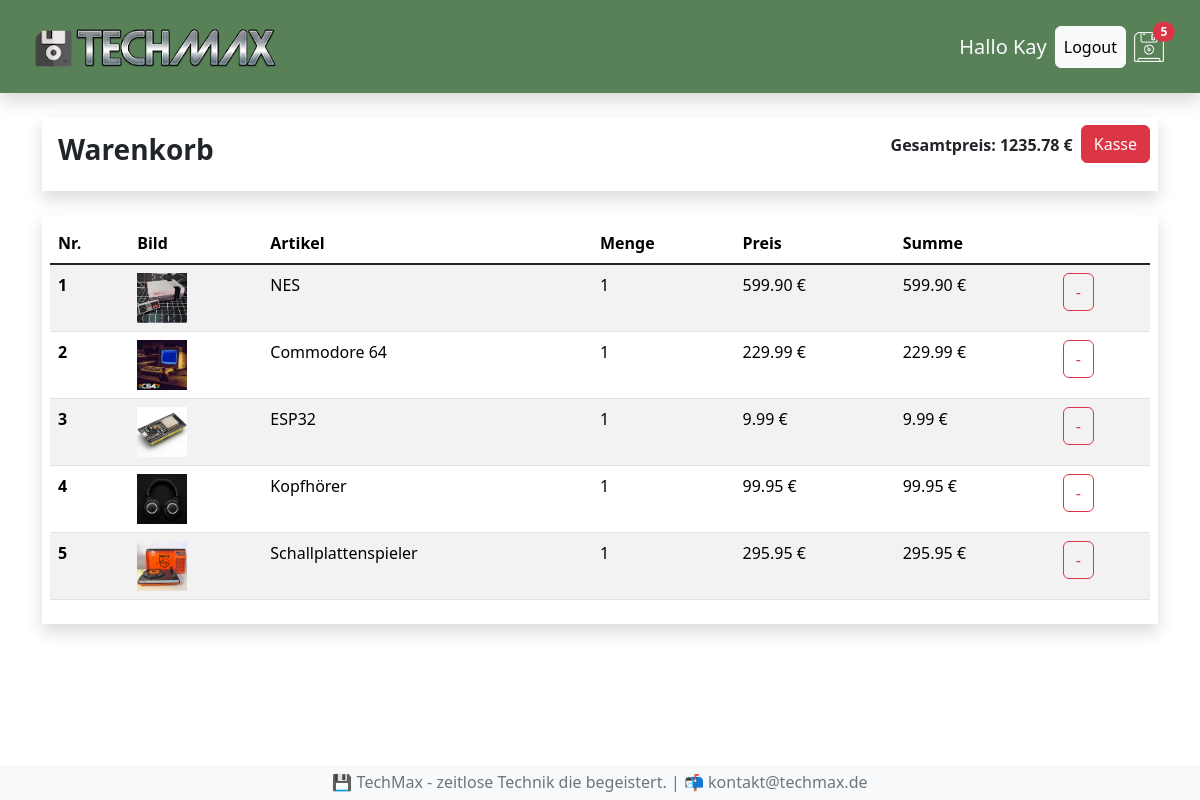
Before: /warenkorb/ (signed in) with the older database file.
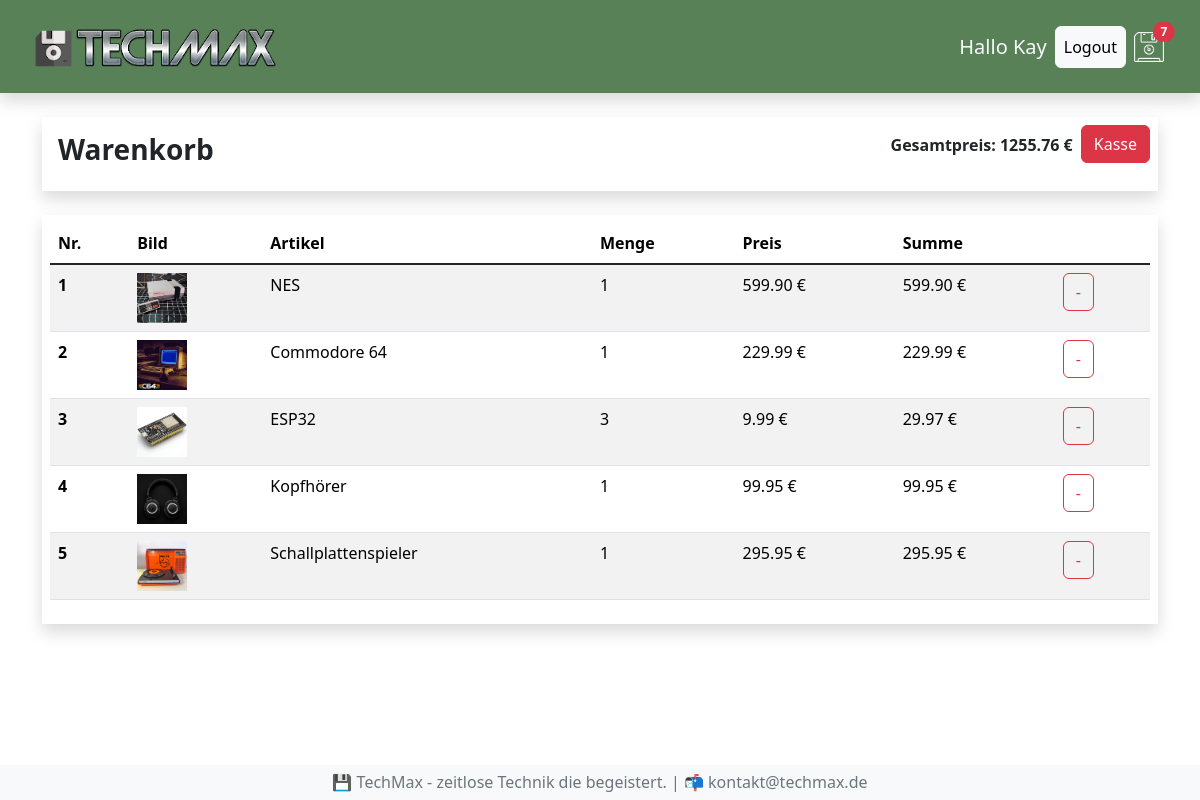
After: the same page with the newer database file.
### shop/models.py (models this page shows, shortened)
class Bestellung(models.Model):
  kunde = models.ForeignKey(Kunde, on_delete=models.SET_NULL, null=True, blank=True)
  bestelldatum = models.DateTimeField(auto_now_add=True)
  erledigt = models.BooleanField(default=False, null=True, blank=True)
  auftrags_id = models.CharField(max_length=100, null=True)
  @property
  def get_gesamtpreis(self):
    bestellteartikels = self.bestellteartikell_set.all()
    gesamtpreis = sum(artikel.get_summe for artikel in bestellteartikels)
    return gesamtpreis
  def get_gesamtmenge(self):
    bestellteartikels = self.bestellteartikell_set.all()
    gesamtmenge = sum(artikel.menge for artikel in bestellteartikels)
    return gesamtmenge

class BestellteArtikell(models.Model):
  artikel = models.ForeignKey(Artikel, on_delete=models.SET_NULL, null=True, blank=True)
  bestellung = models.ForeignKey(Bestellung, on_delete=models.SET_NULL, null=True, blank=True)
  menge = models.IntegerField(default=0, null=True, blank=True)
  datum = models.DateTimeField(auto_now_add=True)
  @property
  def get_summe(self):
    summe = self.artikel.preis * self.menge
    return summe

class Artikel(models.Model):
  name = models.CharField(max_length=64, null=True)
  beschreibung = models.TextField(null=True, blank=True)
  preis = models.FloatField()
  img = models.ImageField(null=True, blank=True)

### shop/views.py (the view)
# urls.py: path('warenkorb/', views.warenkorb, name='warenkorb'),
def warenkorb(request):
  ctx = berechnungBestellung(request)
  return render(request, 'shop/warenkorb.html', ctx)

### shop/context_processors.py (called while the page is built)
def warenkorb_anzahl(request):
  if request.user.is_authenticated:
    kunde = request.user.kunde
    bestellung, created = Bestellung.objects.get_or_create(kunde = kunde, erledigt = False)
    if bestellung:
      menge = bestellung.get_gesamtmenge
    else:
      menge = 0
  else:
    menge = 0
  return {'menge': menge}

### shop/views.py (called while the page is built)
def berechnungBestellung(request):
  if request.user.is_authenticated:
    kunde = request.user.kunde
    bestellung, created = Bestellung.objects.get_or_create(kunde = kunde, erledigt = False)
    artikels = bestellung.bestellteartikell_set.all()
  else:
    artikels = []
    bestellung = []
  ctx = {"artikels": artikels, "bestellung":bestellung}
  return ctx

### shop/templates/shop/warenkorb.html (shortened to what this page needs)
{% extends "shop/index.html" %}
{% load static %}
{% block content %}
{% if artikels %}
<div class="row mt-4">
  <div class="col-12">
    <div class="shadow p-2 mb-4">
      <div class="d-flex">
        <h3 class="me-auto fw-bold p-2">Warenkorb</h3>
        <p class="fw-bold p-2">Gesamtpreis: {{ bestellung.get_gesamtpreis | floatformat:2 }} €</p>
        <p><a href="{% url 'kasse' %}" class="btn btn-danger">Kasse</a></p>
      </div>
    </div>
  </div>
  <div class="col-12">
    <div class="shadow p-2 mb-4">
      <table class="table table-striped table-hover">
        <thead>
          <tr>
            <th scope="col">Nr.</th>
            <th scope="col">Bild</th>
            <th scope="col">Artikel</th>
            <th scope="col">Menge</th>
            <th scope="col">Preis</th>
            <th scope="col">Summe</th>
          </tr>
        </thead>
        <tbody class="table-group-divider">
          {% for artikel in artikels %}
          <tr>
            <th scope="row">{{ forloop.counter }}</th>
            <td><img src="{{ artikel.artikel.img.url }}" width="50px" height="auto"></td>
            <td>{{ artikel.artikel.name }}</td>
            <td>{{ artikel.menge }}</td>
            <td>{{ artikel.artikel.preis | floatformat:2 }} €</td>
            <td>{{ artikel.get_summe | floatformat:2 }} €</td>
            <td><button data-artikel={{ artikel.artikel.id }} data-action="entfernen" class="btn btn-outline-danger warenkorb-bestellen">-</button></td>
          </tr>
          {% endfor %}
        </tbody>
      </table>
    </div>
  </div>
</div>
{% else %}
<h2>Warenkorb</h2>
<p>Dein Warenkorb ist leer.</p>
{% endif %}
{% endblock content %}

### shop/templates/shop/index.html (shortened to what this page needs)
<!DOCTYPE html>
<html lang="en">
<head>
  {% load static %}
  <link rel="stylesheet" href="https://cdn.jsdelivr.net/npm/bootstrap@5.3.2/dist/css/bootstrap.min.css">
  <link rel="stylesheet" href="{% static 'css/style.css' %}">
</head>
<body>
  {% include "shop/menu.html" %}
  <div class="container">
    {% block content %}
    {% endblock content %}
  </div>
  {% include "shop/fusszeile.html" %}
</body>
</html>

### shop/templates/shop/menu.html
{% load static %}
<nav class="navbar shadow sticky-top p-3 mb-4" style="background-color: #588157;">
  <div class="container-fluid">
    <a class="navbar-brand link-light" href="{% url 'shop' %}"><img src="{% static 'img/logo.png' %}" alt="TechMax"></a>
    <div class="d-flex align-items-center">
      {% if request.user.is_authenticated %}
        <h5 class="text-light m-2">Hallo {{request.user|title}}</h5>
        <a class="btn btn-light p-2" href="{% url 'logout' %}">Logout</a>
      {% else %}
        <a class="btn btn-light p-2" href="{% url 'login' %}">Login</a>
      {% endif %}
      <a class="nav-link p-2 link-light" href="{% url 'warenkorb' %}"><img src="{% static 'img/floppy.png' %}" alt="Warenkorb">
        {% if menge > 0 %}
        <span class="badge rounded-pill bg-danger position-absolute top-25 start-25 translate-middle">{{ menge }}</span>
        {% endif %}
      </a>
    </div>
  </div>
</nav>

### shop/templates/shop/fusszeile.html
<div class="d-flex justify-content-center fixed-bottom text-secondary bg-light pt-2">
  <h6>💾 TechMax - zeitlose Technik die begeistert. | 📬 kontakt@techmax.de</h6>
</div>

Changed rows visible on the page:
changed through a linked row, Bestellung: id.menge "5" → "7"; get_gesamtpreis "1235.78" → "1255.76"
changed BestellteArtikell "ESP32": menge "1" → "3"; get_summe "9.99" → "29.97"
